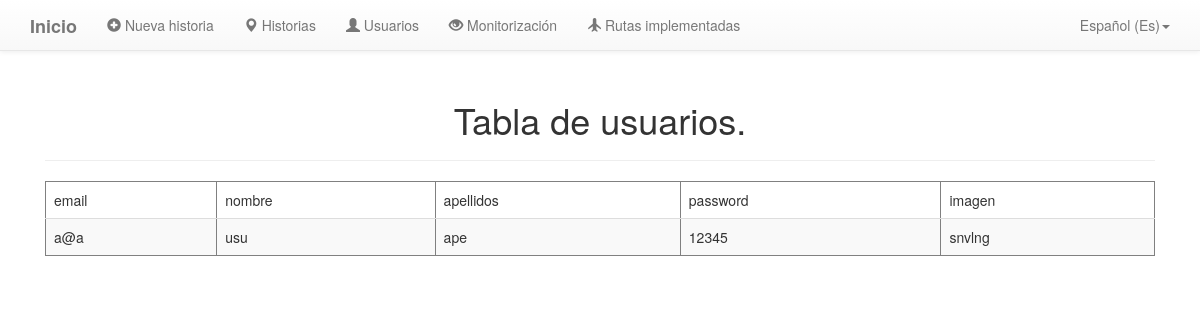
The app's page /rest/list/usuario, older data.
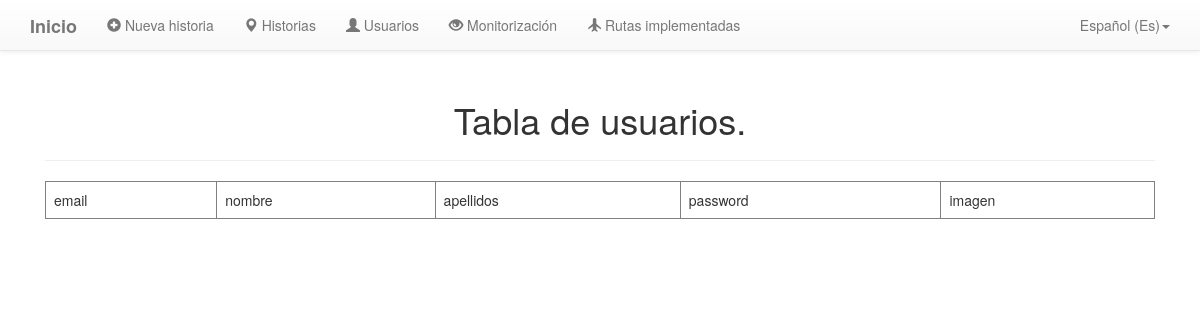
The same page, newer data.
### tables this page shows
CREATE TABLE usuario (email TEXT PRIMARY KEY, nombre TEXT, apellidos TEXT, password TEXT, imagen BLOB);

### src/server/rutas_usuario.py (the view)
@app.route('/rest/list/usuario', methods=['GET'])
def GET_usuarios():
   con = sql.connect("database.db")
   con.row_factory = sql.Row
   cur = con.cursor()
   cur.execute("select * from usuario")
   rows = cur.fetchall();
   return render_template("list_usuario.html",rows = rows)

### src/server/templates/list_usuario.html (shortened to what this page needs)
{% extends 'base.html' %}
{% block content %}
      <div class="container">
         <div class="col-md-12">
            <br><br><br><br>
            <h1 class="titulo">Tabla de usuarios.</h1>
            <hr>
            <table border = 1 class="table table-striped">
               <thead>
                  <td>email</td>
                  <td>nombre</td>
                  <td>apellidos</td>
                  <td>password</td>
                  <td>imagen</td>
               </thead>
               {% for row in rows %}
                  <tr>
                     <td>{{row["email"]}}</td>
                     <td>{{row["nombre"]}}</td>
                     <td>{{row["apellidos"]}}</td>
                     <td> {{ row["password"]}}</td>
                     <td>{{row['imagen']}}</td>
                  </tr>
               {% endfor %}
            </table>
      </div>
   </div>
 </body>
 </html>
 {% endblock %}

Row changes from the older to the newer data that the page shows:
removed usuario: email "a@a", nombre "usu", apellidos "ape", password "12345", imagen "snvlng"
